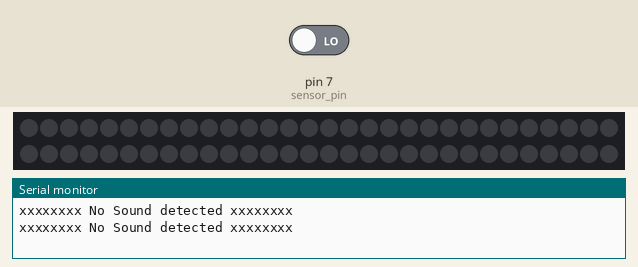
The sketch below on a simulated Arduino Uno, built with avr-gcc and run on an emulated ATmega328P. Shown: 60 RGB LEDs in strip order, left to right, continuing on the next row, the last lines printed to the serial monitor. Inputs (shaded band) come from the test bench; at power-on: pin 7 (sensor_pin) LOW. Colours are those a GRB WS2812 strip shows for the declared byte order.

Above: at 3.9 s.
4.0 s: pin 7 (sensor_pin) driven HIGH
At 6.74 s:
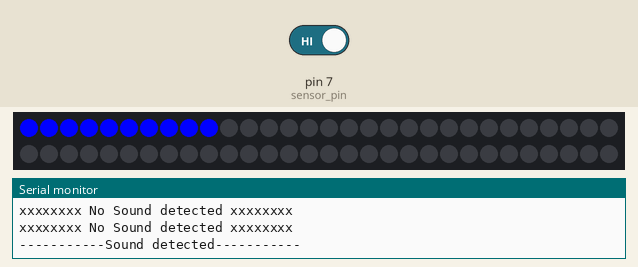
7.9 s: pin 7 (sensor_pin) driven LOW
At 8.88 s:
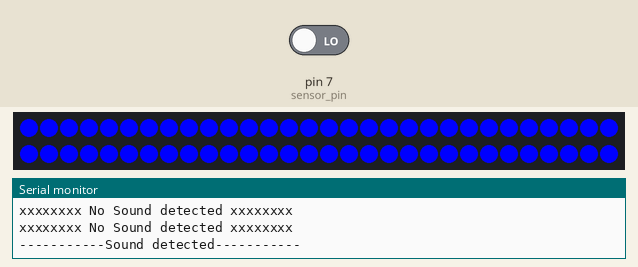
At 11.55 s:
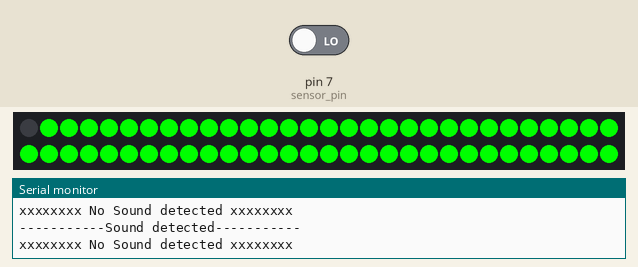

The sketch:

fastled_sound_sensor.ino
```cpp
#include <FastLED.h>
#define NUM_LEDS 60
#define DATA_PIN 6

int sensor_pin = 7;
int calibration_time = 30;

CRGB leds[NUM_LEDS]; // memory for storing and manipulating data


void setup() {
  FastLED.addLeds<WS2812B, DATA_PIN>(leds, NUM_LEDS); // strand of leds at pin 6, using led array with 60 leds

  Serial.begin(9600);
  pinMode(sensor_pin, INPUT);
  digitalWrite(sensor_pin, LOW);

}

void loop() {

  if(digitalRead(sensor_pin) == HIGH) {
    Serial.println("-----------Sound detected-----------");
    for (int i = 0; i <= 59; i++) {
      leds[i] = CRGB (0, 0, 255);
      FastLED.show();
      delay(40);
    }
    for (int i = 59; i >= 0; i--) {
      leds[i] = CRGB::Red;
      FastLED.show();
      delay(40);
    }
    delay(50);
  }
  if(digitalRead(sensor_pin) == LOW) {
    Serial.println("xxxxxxxx No Sound detected xxxxxxxx");
    for (int i = 0; i <= 59; i++) {
      leds[i] = CRGB::Black;
      FastLED.show();
      delay(50);
    }
  }

}
// https://github.com/FastLED/FastLED/wiki/Basic-usage
```

Measured:
- after the input at 4.0 s, the LEDs: first change after 2.4 s (image 1 shows a later state)
- after the input at 7.9 s, the LEDs: first differ from a run without the input after 3.6 s (image 3)
